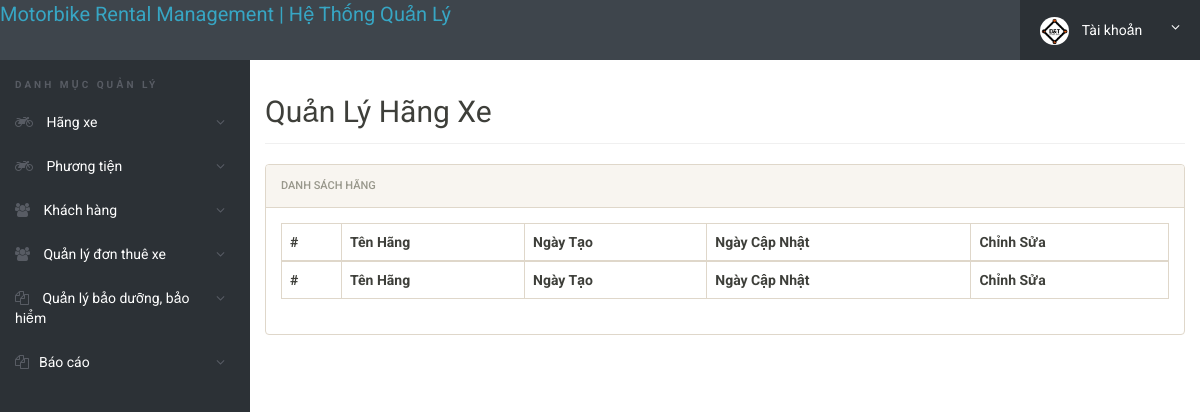
Page /admin/login/manage-brands.php (signed in) on the earlier database version.
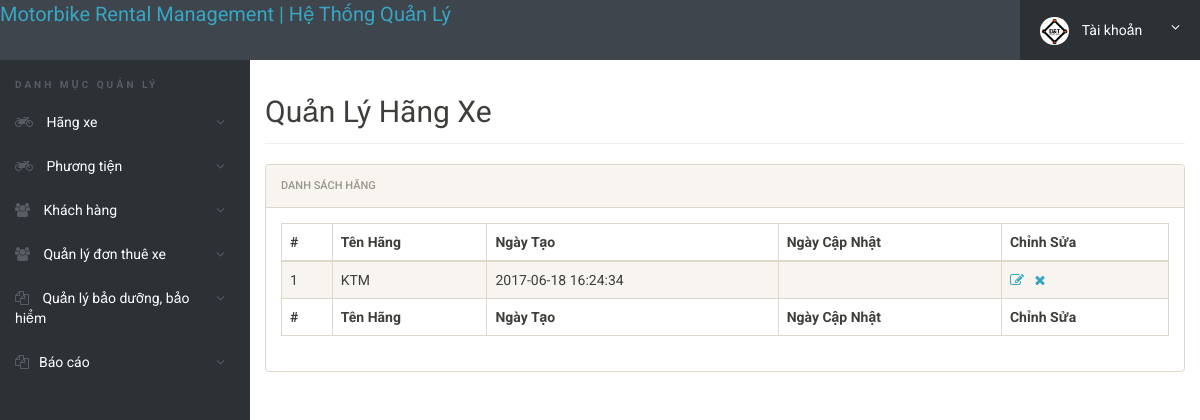
Same page on the later database version.
### tables this page shows
CREATE TABLE IF NOT EXISTS `HangXe` (
  `id` int(11) NOT NULL primary key,
  `TenHang` varchar(120) NOT NULL,
  `CreationDate` timestamp NULL DEFAULT CURRENT_TIMESTAMP,
  `UpdationDate` timestamp NULL DEFAULT NULL ON UPDATE CURRENT_TIMESTAMP
);

### admin/login/manage-brands.php (the view, shortened to what this page needs)
<?php
include('includes/config.php');
if(strlen($_SESSION['alogin'])==0)
	{
header('location:index.php');
}
else{
 ?>
<!doctype html>
<html lang="en" class="no-js">
<head>
	<link rel="stylesheet" href="css/font-awesome.min.css">
	<link rel="stylesheet" href="css/bootstrap.min.css">
	<link rel="stylesheet" href="css/dataTables.bootstrap.min.css">
	<link rel="stylesheet" href="css/bootstrap-social.css">
	<link rel="stylesheet" href="css/bootstrap-select.css">
	<link rel="stylesheet" href="css/fileinput.min.css">
	<link rel="stylesheet" href="css/awesome-bootstrap-checkbox.css">
	<link rel="stylesheet" href="css/style.css">
</head>
<body>
	<?php include('includes/header.php');?>
	<div class="ts-main-content">
		<?php include('includes/leftbar.php');?>
		<div class="content-wrapper">
			<div class="container-fluid">
				<div class="row">
					<div class="col-md-12">
						<h2 class="page-title">Quản Lý Hãng Xe</h2>
						<div class="panel panel-default">
							<div class="panel-heading">Danh sách hãng</div>
							<div class="panel-body">
								<table id="zctb" class="display table table-striped table-bordered table-hover" cellspacing="0" width="100%">
									<thead>
										<tr>
										<th>#</th>
												<th>Tên Hãng</th>
											<th>Ngày Tạo</th>
											<th>Ngày Cập Nhật</th>
											<th>Chỉnh Sửa</th>
										</tr>
									</thead>
									<tfoot>
										<tr>
										<th>#</th>
											<th>Tên Hãng</th>
											<th>Ngày Tạo</th>
											<th>Ngày Cập Nhật</th>
											<th>Chỉnh Sửa</th>
										</tr>
									</tfoot>
									<tbody>
									<?php $sql = "SELECT * from  hangxe ";
$query = $dbh -> prepare($sql);
$query->execute();
$results=$query->fetchAll(PDO::FETCH_OBJ);
$cnt=1;
if($query->rowCount() > 0)
{
foreach($results as $result)
{				?>
										<tr>
											<td><?php echo htmlentities($cnt);?></td>
											<td><?php echo htmlentities($result->TenHang);?></td>
											<td><?php echo htmlentities($result->CreationDate);?></td>
											<td><?php echo htmlentities($result->UpdationDate);?></td>
<td><a href="edit-brand.php?id=<?php echo $result->id;?>"><i class="fa fa-edit"></i></a>&nbsp;&nbsp;
<a href="manage-brands.php?del=<?php echo $result->id;?>" onclick="return confirm('Bạn có muốn xóa không');"><i class="fa fa-close"></i></a></td>
										</tr>
										<?php $cnt=$cnt+1; }} ?>
									</tbody>
								</table>
							</div>
						</div>
					</div>
				</div>
			</div>
		</div>
	</div>
</body>
</html>
<?php } ?>

Differences in the rows shown:
added hangxe: TenHang "KTM", CreationDate "2017-06-18 16:24:34"
